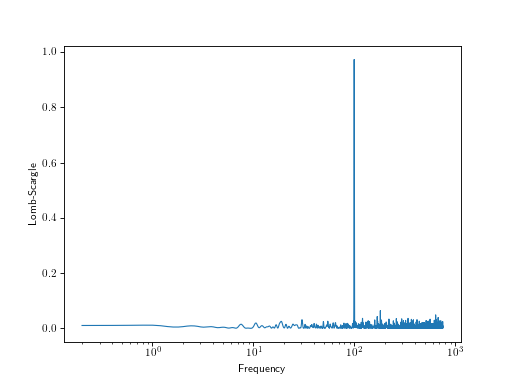

This chart was generated by the following Python code:
import skcuda.fft
import cuvarbase.lombscargle as gls
import numpy as np
import matplotlib.pyplot as plt


t = np.sort(np.random.rand(300))
y = 1 + np.cos(2 * np.pi * 100 * t - 0.1)
dy = 0.1 * np.ones_like(y)
y += dy * np.random.randn(len(t))

# Set up LombScargleAsyncProcess (compilation, etc.)
proc = gls.LombScargleAsyncProcess()

# Run on single lightcurve
result = proc.run([(t, y, dy)])

# Synchronize all cuda streams
proc.finish()

# Read result!
freqs, ls_power = result[0]

############
# Plotting #
############

f, ax = plt.subplots()
ax.set_xscale('log')

ax.plot(freqs, ls_power)
ax.set_xlabel('Frequency')
ax.set_ylabel('Lomb-Scargle')
plt.show()
